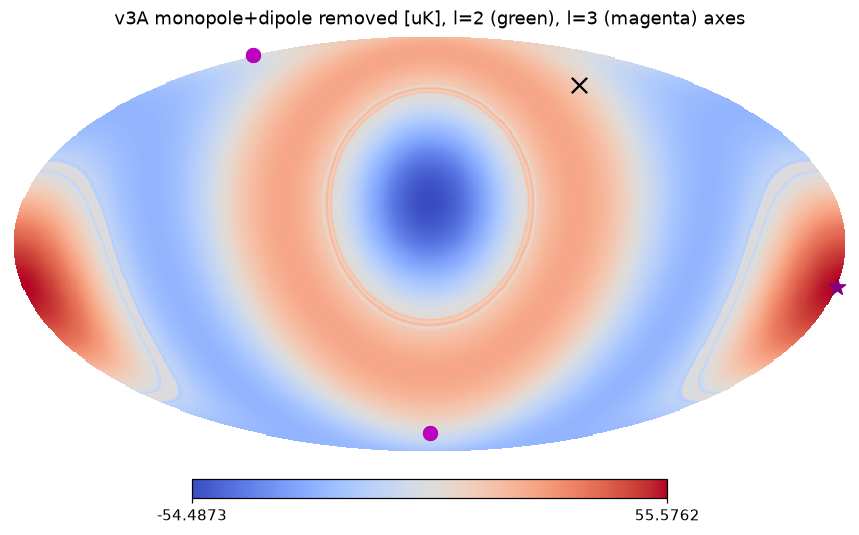

Recreate this plot in Python.
# v3A: quadrupole/octopole axes (max angular-momentum dispersion) of the monopole+dipole removed map vs AoE (260,60); writes cmb_lightpath_v3A.json (all key numbers).
import numpy as np,healpy as hp,json,matplotlib;matplotlib.use('Agg');import matplotlib.pyplot as plt
from cmb_lightpath_v3_common import *
m,m1,cl,cl1,kind,mean=stats('A');ax2,ax3=axis(m1,2),axis(m1,3);l,pm,pp=pct(cl1);ll=np.arange(len(cl1))
J=dict(rule='A',kind=kind,mean_profile_value=mean,rms_uK_monopole_removed=float(np.std(m)*T0uK),rms_uK_dipole_removed=float(np.std(m1)*T0uK),
 dipole_amp_dTT=float(np.sqrt(3*cl[1]/(4*np.pi))),Dl_uK2_l2_3_4_10=[float(ll[i]*(ll[i]+1)/2/np.pi*cl1[i]*T0uK**2) for i in (2,3,4,10)],
 pct_l2_30_model=pm.tolist(),pct_l2_30_planck=pp.tolist(),axis_l2=ax2,axis_l3=ax3)
json.dump(J,open('cmb_lightpath_v3A.json','w'),indent=1);print(json.dumps({k:v for k,v in J.items() if not k.startswith('pct')}))
fig=plt.figure(figsize=(9,5));hp.mollview(m1*T0uK,fig=fig.number,title='v3A monopole+dipole removed [uK], l=2 (green), l=3 (magenta) axes',cmap='coolwarm')
for a,cc in((ax2,'g'),(ax3,'m')):hp.projscatter([a['l'],a['l']+180],[a['b'],-a['b']],lonlat=True,c=cc,s=80)
hp.projscatter(260,60,lonlat=True,c='k',marker='x',s=100);hp.projscatter(180,-15,lonlat=True,c='purple',marker='*',s=120)
plt.savefig('cmb_lightpath_v3A_lowl_axes.png',dpi=110,bbox_inches='tight')
